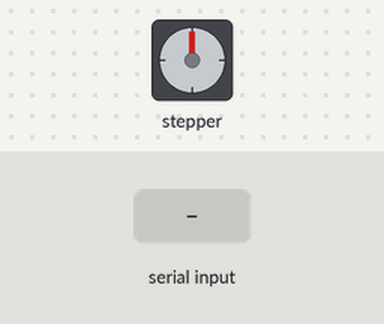
This sketch was run on a simulated Arduino Uno, built with avr-gcc and run on an emulated ATmega328P. Shown: stepper motor. The inputs (shaded band) are chosen by the test bench. Stepper angles assume 2052 steps per turn.

Above: at 1.2 s.
1.3 s: "90,45\n" received over Serial
At 2.0 s:
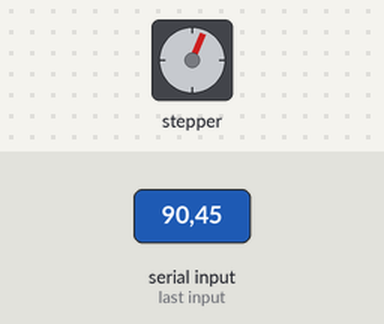
3.1 s: "30,150\n" received over Serial
At 4.8 s:
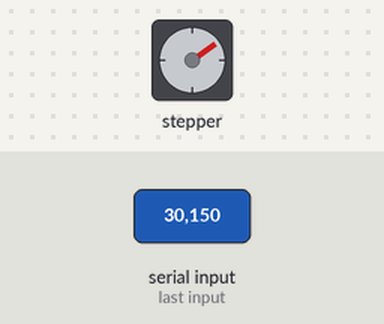
5.1 s: "90\n" received over Serial
At 6.3 s:
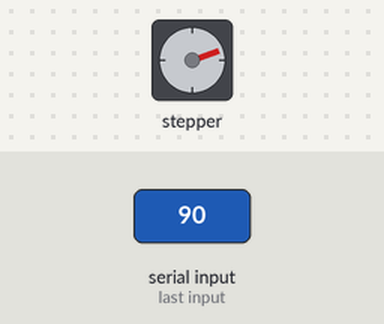
6.8 s: "200\n" received over Serial
At 8.0 s:
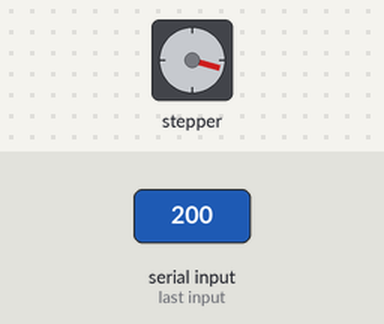
8.8 s: "90,45\n" received over Serial
At 10.1 s:
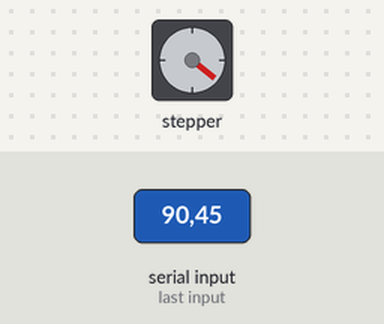
10.6 s: "30,150\n" received over Serial
At 11.8 s:
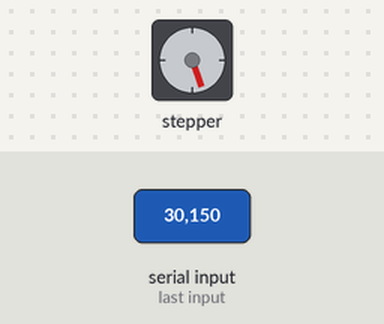
Timing chart, 0 to 13.6 s (numbered marks = the images above; inputs shaded):
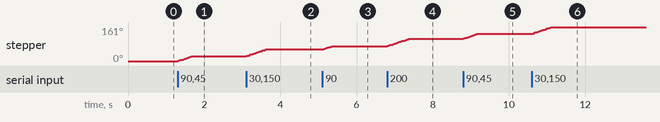

The sketch:

TwoSteppersOneArduino.ino
```cpp
//Works with with matlab to move stepper quickly
#include <Stepper.h>
const int stepsPerRevolution = 2052;
int rotate = 0;

Stepper myStepper1 = Stepper(stepsPerRevolution, 8, 10, 9, 11);
Stepper myStepper2 = Stepper(stepsPerRevolution, 2, 4, 3, 5);


void setup(){
  Serial.begin(9600);
  myStepper1.setSpeed(10);
}

void loop(){
  if(Serial.available() > 0){
    rotate = Serial.parseInt();

    if (rotate < 1000 && rotate > -1000){
      myStepper1.step(rotate);
      rotate = 0;
    }
    else if(rotate >= 1000 || rotate <= -1000){
      if (rotate > 1000)
        rotate -= 1000;
      else
        rotate += 1000;
      myStepper2.step(rotate);
      rotate = 0;
    }
  }
}
```

Measured:
- after the input at 1.3 s, stepper: turns 23° clockwise in 0.37 s, starting at once
- after the input at 3.1 s, stepper: turns 32° clockwise in 0.51 s, starting at once
- after the input at 5.1 s, stepper: turns 16° clockwise in 0.25 s, starting at once
- after the input at 6.8 s, stepper: turns 35° clockwise in 0.58 s, starting at once
- after the input at 8.8 s, stepper: turns 23° clockwise in 0.37 s, starting at once
- after the input at 10.6 s, stepper: turns 32° clockwise in 0.51 s, starting at once
